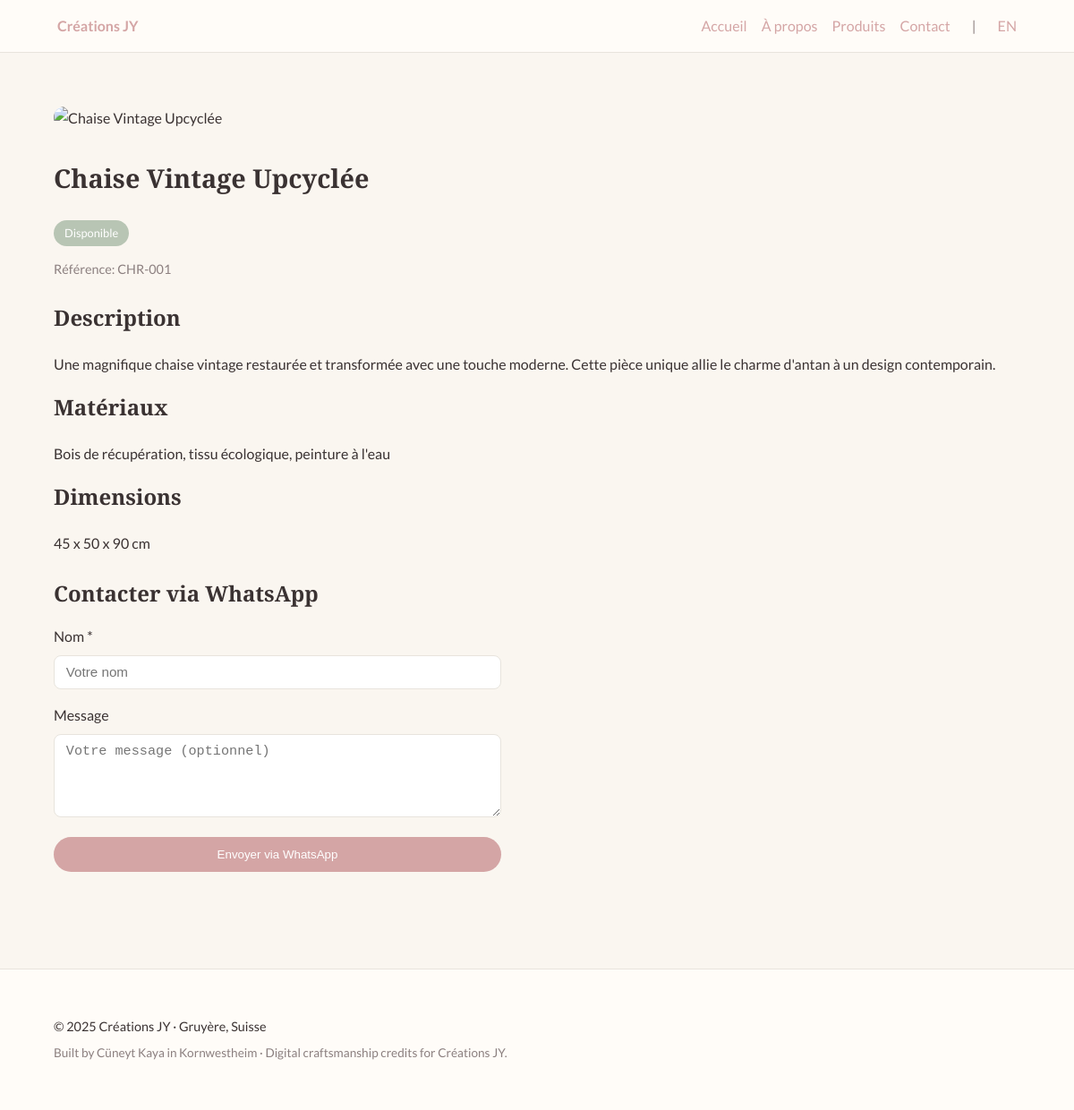
Screenshot of /fr/produit.php?id=1 with the database file from the repository.
### tables this page shows
CREATE TABLE IF NOT EXISTS product_translations (
    id INT PRIMARY KEY AUTO_INCREMENT,
    product_id INT NOT NULL,
    language_code VARCHAR(2) NOT NULL,
    title VARCHAR(200) NOT NULL,
    description TEXT,
    materials TEXT,  
    dimensions VARCHAR(100),  
    meta_title VARCHAR(70),
    meta_description VARCHAR(160),
    FOREIGN KEY (product_id) REFERENCES products(id) ON DELETE CASCADE,
    FOREIGN KEY (language_code) REFERENCES languages(code),
    UNIQUE KEY unique_translation (product_id, language_code),
    FULLTEXT KEY fulltext_search (title, description)
);

CREATE TABLE IF NOT EXISTS products (
    id INT PRIMARY KEY AUTO_INCREMENT,
    category_id INT NOT NULL,
    slug VARCHAR(150) NOT NULL,
    sku VARCHAR(50) UNIQUE,
    status ENUM('available', 'sold', 'reserved') DEFAULT 'available',
    featured BOOLEAN DEFAULT FALSE,
    view_count INT DEFAULT 0,
    created_at TIMESTAMP DEFAULT CURRENT_TIMESTAMP,
    updated_at TIMESTAMP DEFAULT CURRENT_TIMESTAMP ON UPDATE CURRENT_TIMESTAMP,
    FOREIGN KEY (category_id) REFERENCES categories(id) ON DELETE RESTRICT,
    INDEX idx_status (status),
    INDEX idx_featured (featured),
    INDEX idx_category (category_id)
);

### includes/functions.php (called while the page is built, shortened)
<?php
function e(string $value): string
{
    return htmlspecialchars($value, ENT_QUOTES, 'UTF-8');
}

### includes/language.php (called while the page is built, shortened)
<?php
function getCurrentLanguage(): string
{
    $uri = $_SERVER['REQUEST_URI'] ?? '/';
    if (strpos($uri, '/fr/') === 0 || $uri === '/fr') {
        return 'fr';
    }
    return DEFAULT_LANG;
}
function t(string $key, ?string $lang = null): string
{
    static $translations = null;
    if ($translations === null) {
        $translations = [
            'fr' => [
                'home' => 'Accueil',
                'about' => 'À propos',
                'products' => 'Produits',
                'contact' => 'Contact',
                'whatsapp_cta' => 'Contacter via WhatsApp',
                'available' => 'Disponible',
                'sold' => 'Vendu',
                'reserved' => 'Réservé',
            ],
            'en' => [
                'home' => 'Home',
                'about' => 'About',
                'products' => 'Products',
                'contact' => 'Contact',
                'whatsapp_cta' => 'Contact via WhatsApp',
                'available' => 'Available',
                'sold' => 'Sold',
                'reserved' => 'Reserved',
            ],
        ];
    }
    $lang = $lang ?: getCurrentLanguage();
    return $translations[$lang][$key] ?? $key;
}

### fr/produit.php (the view, shortened to what this page needs)
<?php
require_once __DIR__ . '/../includes/functions.php';
require_once __DIR__ . '/../includes/language.php';
require_once __DIR__ . '/../includes/whatsapp.php';
$id = isset($_GET['id']) ? (int) $_GET['id'] : 0;
$stmt = $pdo->prepare("
    SELECT p.*, pt.title, pt.description, pt.materials, pt.dimensions, pt.meta_title, pt.meta_description
    FROM products p
    JOIN product_translations pt
      ON p.id = pt.product_id AND pt.language_code = 'fr'
    WHERE p.id = :id
    LIMIT 1
");
$stmt->execute(['id' => $id]);
$product = $stmt->fetch();
$imagesStmt = $pdo->prepare("
    SELECT *
    FROM product_images
    WHERE product_id = :id
    ORDER BY is_primary DESC, display_order ASC
");
$imagesStmt->execute(['id' => $id]);
$images = $imagesStmt->fetchAll();
include __DIR__ . '/../includes/header.php';
?>
<section class="section">
    <div class="container" style="display: grid; gap: 2rem; grid-template-columns: minmax(0, 1fr);">
        <div>
            <?php if ($images): ?>
                <div class="product-gallery">
                    <div>
                        <?php
                        $webpFilename = pathinfo($images[0]['filename'], PATHINFO_FILENAME) . '.webp';
                        $webpPath = '/uploads/products/medium/webp/' . $webpFilename;
                        $jpegPath = '/uploads/products/medium/' . $images[0]['filename'];
                        $webpExists = file_exists($_SERVER['DOCUMENT_ROOT'] . $webpPath);
                        ?>
                        <picture>
                            <?php if ($webpExists): ?>
                                <source srcset="<?php echo e($webpPath); ?>" type="image/webp">
                            <?php endif; ?>
                            <img
                                src="<?php echo e($jpegPath); ?>"
                                alt="<?php echo e($product['title']); ?>"
                                data-gallery-image
                                data-full-image="/uploads/products/large/<?php echo e($images[0]['filename']); ?>"
                                style="width: 100%; border-radius: 0.75rem;"
                                loading="lazy"
                            >
                        </picture>
                    </div>
                    <?php if (count($images) > 1): ?>
                        <div class="product-gallery-thumbnails">
                            <?php foreach ($images as $index => $img): ?>
                                <?php
                                $thumbWebpFilename = pathinfo($img['filename'], PATHINFO_FILENAME) . '.webp';
                                $thumbWebpPath = '/uploads/products/thumbnail/webp/' . $thumbWebpFilename;
                                $thumbJpegPath = '/uploads/products/thumbnail/' . $img['filename'];
                                $thumbWebpExists = file_exists($_SERVER['DOCUMENT_ROOT'] . $thumbWebpPath);
                                ?>
                                <picture>
                                    <?php if ($thumbWebpExists): ?>
                                        <source srcset="<?php echo e($thumbWebpPath); ?>" type="image/webp">
                                    <?php endif; ?>
                                    <img
                                        src="<?php echo e($thumbJpegPath); ?>"
                                        alt="<?php echo e($product['title']); ?>"
                                        data-gallery-image
                                        data-full-image="/uploads/products/large/<?php echo e($img['filename']); ?>"
                                        <?php echo $index === 0 ? 'class="active"' : ''; ?>
                                        loading="lazy"
                                    >
                                </picture>
                            <?php endforeach; ?>
                        </div>
                    <?php endif; ?>
                </div>
            <?php else: ?>
                <img src="/assets/images/placeholder.jpg" alt="<?php echo e($product['title']); ?>" style="width: 100%; border-radius: 0.75rem;" loading="lazy">
            <?php endif; ?>
        </div>
        <div>
            <h1 class="section-title"><?php echo e($product['title']); ?></h1>
            <p style="margin-bottom: 0.5rem;">
                <span class="badge <?php echo $product['status'] === 'sold' ? 'badge-sold' : ($product['status'] === 'reserved' ? 'badge-reserved' : 'badge-available'); ?>">
                    <?php echo e(t($product['status'])); ?>
                </span>
            </p>
            <?php if (!empty($product['sku'])): ?>
                <p style="color: #8B7F7F; font-size: 0.9rem;">Référence: <?php echo e($product['sku']); ?></p>
            <?php endif; ?>
            <?php if (!empty($product['description'])): ?>
                <h2 style="margin-top: 1.5rem;">Description</h2>
                <p><?php echo nl2br(e($product['description'])); ?></p>
            <?php endif; ?>
            <?php if (!empty($product['materials'])): ?>
                <h2 style="margin-top: 1rem;">Matériaux</h2>
                <p><?php echo nl2br(e($product['materials'])); ?></p>
            <?php endif; ?>
            <?php if (!empty($product['dimensions'])): ?>
                <h2 style="margin-top: 1rem;">Dimensions</h2>
                <p><?php echo e($product['dimensions']); ?></p>
            <?php endif; ?>
            <div style="margin-top: 1.5rem;">
                <h2 style="margin-bottom: 1rem;">Contacter via WhatsApp</h2>
                <form id="whatsapp-inquiry-form" style="display: flex; flex-direction: column; gap: 1rem; max-width: 500px;">
                    <div>
                        <label for="customer_name" style="display: block; margin-bottom: 0.5rem; font-weight: 500;">Nom *</label>
                        <input
                            type="text"
                            id="customer_name"
                            name="customer_name"
                            class="input"
                            required
                            placeholder="Votre nom"
                        >
                    </div>
                    <div>
                        <label for="message" style="display: block; margin-bottom: 0.5rem; font-weight: 500;">Message</label>
                        <textarea
                            id="message"
                            name="message"
                            class="textarea"
                            rows="4"
                            placeholder="Votre message (optionnel)"
                        ></textarea>
                    </div>
                    <button type="submit" class="btn-primary">
                        Envoyer via WhatsApp
                    </button>
                </form>
            </div>
        </div>
    </div>
</section>
<?php include __DIR__ . '/../includes/footer.php'; ?>

### assets/css/main.css (style rules this page uses)
:root { --dusty-rose: #D4A5A5; --blush-pink: #F7D5D0; --antique-pink: #E8B4B8; --cream: #FAF6F0; --sage-green: #B8C5B4; --warm-gray: #8B7F7F; --off-white: #FFFCF8; --charcoal: #3A3232; --light-gray: #E8E4DD; --available: #B8C5B4; --sold: #8B7F7F; --reserved: #E8B4B8; }
*, *::before, *::after { box-sizing: border-box; }
body { margin: 0; font-family: 'Lato', system-ui, -apple-system, BlinkMacSystemFont, sans-serif; color: var(--charcoal); background-color: var(--cream); line-height: 1.6; }
h1, h2, h3, h4, h5, h6 { font-family: 'Cormorant Garamond', Georgia, 'Times New Roman', serif; color: var(--charcoal); margin-top: 0; }
.container { width: 100%; max-width: 1120px; margin: 0 auto; padding: 1.25rem; }
.btn-primary { display: inline-flex; align-items: center; justify-content: center; padding: 0.75rem 1.25rem; border-radius: 9999px; border: none; background-color: var(--dusty-rose); color: #fff; font-weight: 500; cursor: pointer; transition: background-color 0.2s ease, transform 0.1s ease; }
.badge { display: inline-block; padding: 0.25rem 0.75rem; border-radius: 9999px; font-size: 0.8rem; color: #fff; }
.badge-available { background-color: var(--available); }
.section { padding: 2.5rem 0; }
.section-title { font-size: 1.8rem; margin-bottom: 1.5rem; }
.input, .textarea, .select { width: 100%; padding: 0.6rem 0.8rem; border-radius: 0.5rem; border: 1px solid var(--light-gray); background-color: #fff; font-size: 0.95rem; }

### rows the page displays
product_translations: title "Chaise Vintage Upcyclée", product.status "Disponible", product.sku "CHR-001", description "Une magnifique chaise vintage restaurée et transformée avec une touche moderne. Cette pièce unique allie le charme d'antan à un design contemporain.", materials "Bois de récupération, tissu écologique, peinture à l'eau", dimensions "45 x 50 x 90 cm"

### other values shown
$siteName "Créations JY"
t('home') "Accueil"
t('about') "À propos"
t('products') "Produits"
t('contact') "Contact"
